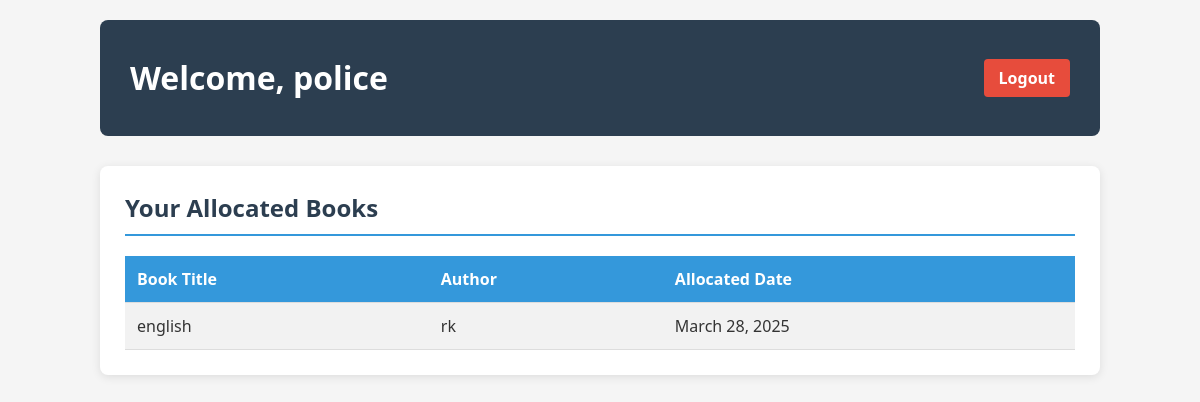
Screenshot of /user/ (signed in) with the database file from the repository.
### library/models.py (models this page shows, shortened)
class BookAllocation(models.Model):
    user = models.ForeignKey(User, on_delete=models.CASCADE)
    book = models.ForeignKey(Book, on_delete=models.CASCADE)
    allocated_date = models.DateField(auto_now_add=True)
    return_date = models.DateField(null=True, blank=True)

class Book(models.Model):
    title = models.CharField(max_length=200)
    author = models.CharField(max_length=100)
    quantity = models.PositiveIntegerField(default=1)
    available = models.PositiveIntegerField(default=1)

### library/views.py (the view)
# urls.py: path('user/', views.user_dashboard, name='user_dashboard'),
@login_required
def user_dashboard(request):
    if request.user.username == 'admin':
        return redirect('librarian_dashboard')
    allocations = BookAllocation.objects.filter(user=request.user)
    return render(request, 'user_dashboard.html', {'allocations': allocations})

### library/templates/user_dashboard.html (shortened to what this page needs)
<!DOCTYPE html>
<html>
<head>
</head>
<body>
    <div class="container">
        <header>
            <h1>Welcome, {{ user.username }}</h1>
            <a href="{% url 'logout' %}" class="logout-btn">Logout</a>
        </header>
        <div class="card">
            <h2>Your Allocated Books</h2>
            {% if allocations %}
                <table>
                    <tr>
                        <th>Book Title</th>
                        <th>Author</th>
                        <th>Allocated Date</th>
                    </tr>
                    {% for allocation in allocations %}
                        <tr>
                            <td>{{ allocation.book.title }}</td>
                            <td>{{ allocation.book.author }}</td>
                            <td>{{ allocation.allocated_date }}</td>
                        </tr>
                    {% endfor %}
                </table>
            {% else %}
                <p class="no-books">No books currently allocated to you.</p>
            {% endif %}
        </div>
    </div>
</body>
</html>

### library/templates/user_dashboard.html (style rules this page uses)
body { font-family: 'Segoe UI', Tahoma, Geneva, Verdana, sans-serif; margin: 0; padding: 0; background-color: #f5f5f5; color: #333; }
.container { max-width: 1000px; margin: 0 auto; padding: 20px; }
header { display: flex; justify-content: space-between; align-items: center; background-color: #2c3e50; color: white; padding: 15px 30px; margin-bottom: 30px; border-radius: 8px; }
.logout-btn { color: white; text-decoration: none; font-weight: bold; background-color: #e74c3c; padding: 8px 15px; border-radius: 4px; transition: background-color 0.3s; }
.card { background-color: white; padding: 25px; border-radius: 8px; box-shadow: 0 2px 10px rgba(0,0,0,0.1); margin-bottom: 30px; }
h2 { color: #2c3e50; margin-top: 0; margin-bottom: 20px; padding-bottom: 10px; border-bottom: 2px solid #3498db; }
table { width: 100%; border-collapse: collapse; margin-top: 15px; }
th, td { padding: 12px; text-align: left; border-bottom: 1px solid #ddd; }
th { background-color: #3498db; color: white; }
tr:nth-child(even) { background-color: #f2f2f2; }

### rows the page displays
BookAllocation: book "english", book.author "rk", allocated_date "March 28, 2025"

### other values shown
{{ user.username }} "police"
